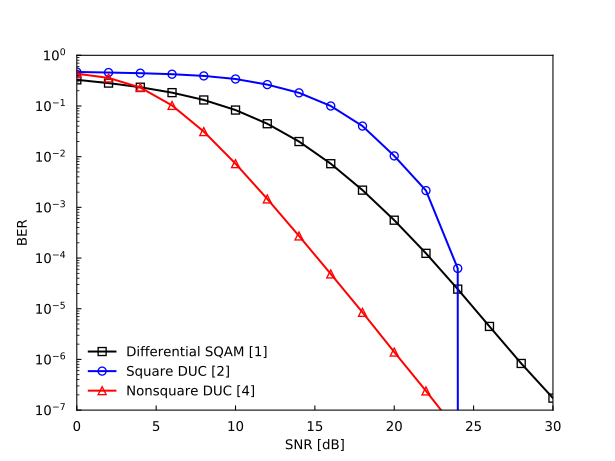

Write Python code to recreate this figure.
import os
import sys
import numpy as np
import matplotlib.pyplot as plt
from imtoolkit import Parameters, Modulator, OSTBCode, DiagonalUnitaryCode, IdealRayleighChannel, Basis, DifferentialMLDSimulator, SemiUnitaryDifferentialMLDSimulator, NonSquareDifferentialMLDSimulator

plt.switch_backend('agg')
plt.rcParams['xtick.direction'] = 'in'
plt.rcParams['ytick.direction'] = 'in'
plt.rcParams['markers.fillstyle'] = 'none'

def simulateBER(argstr):
    params = Parameters(argstr)
    if params.code == "symbol":
        codes = np.array(Modulator(params.mod, params.L).symbols).reshape(params.L, 1, 1)
    elif params.code == "OSTBC":
        codes = OSTBCode(params.M, params.mod, params.L).codes
    elif params.code == "DUC":
        codes = DiagonalUnitaryCode(params.M, params.L).codes

    if params.mode == "BER":
        channel = IdealRayleighChannel(1, params.M, params.N)
    else:
        channel = IdealRayleighChannel(params.ITi, params.M, params.N)

    if params.sim == "diff":
        sim = DifferentialMLDSimulator(codes, channel)
    elif params.sim == "sudiff":
        sim = SemiUnitaryDifferentialMLDSimulator(codes, channel)
    elif params.sim == "nsdiff":
        bases = Basis(params.basis, params.M, params.T).bases
        sim = NonSquareDifferentialMLDSimulator(codes, channel, bases)

    if params.mode == "BER":
        return sim.simulateBERReference(params, outputFile=False, printValue=False)
    else:
        return sim.simulateBERParallel(params, outputFile=False, printValue=False)

if __name__ == '__main__':
    fig, ax = plt.subplots()
    ax.set_xlabel("SNR [dB]")
    ax.set_ylabel("BER")
    ax.set_xlim(0, 30)
    plt.ylim(1e-7, 1e0)
    plt.yscale("log")
    ax.tick_params(pad=8)

    ret = simulateBER("BERP_sim=sudiff_channel=rayleigh_code=symbol_M=1_N=4_L=16_mod=SQAM_ITo=1e3_ITi=1e5_snrfrom=0.00_to=30.00_len=16")
    ax.plot(ret["snr_dB"], ret["ber"], color="k", marker="s", linestyle="-", label="Differential SQAM [1]")

    os.environ['USECUPY'] = "0"
    ret = simulateBER("BER_sim=diff_channel=rayleigh_code=DUC_M=4_N=4_T=4_L=65536_IT=1e5_snrfrom=0.00_to=30.00_len=16")
    ax.plot(ret["snr_dB"], ret["ber"], color="b", marker="o", linestyle="-", label="Square DUC [2]")
    os.environ['USECUPY'] = "1"

    ret = simulateBER("BERP_sim=nsdiff_channel=rayleigh_code=DUC_basis=d_M=4_N=4_T=1_L=16_W=80_ITo=1e3_ITi=1e4_snrfrom=0.00_to=30.00_len=16")
    ax.plot(ret["snr_dB"], ret["ber"], color="r", marker="^", linestyle="-", label="Nonsquare DUC [4]")

    handles, labels = ax.get_legend_handles_labels()
    legend = ax.legend(handles, labels, loc="best", frameon=True)
    frame = legend.get_frame()
    frame.set_facecolor('white')
    frame.set_edgecolor('white')

    #plt.show()
    plt.savefig(sys.argv[0].replace(".py", ".svg"))
